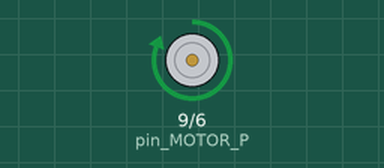
Bench run of a sketch on a simulated Arduino Uno, built with avr-gcc and run on an emulated ATmega328P. Parts: motor-driver pin pairs drawn as motors (green arrow = first pin HIGH = forward, orange = second pin HIGH = backward, longer = more drive).

Above: at 2.5 s.
At 11.7 s:
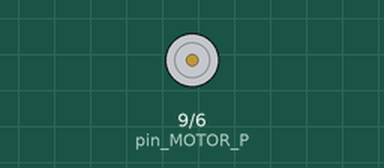
Timing chart, 0 to 15.9 s (numbered marks = the images above):
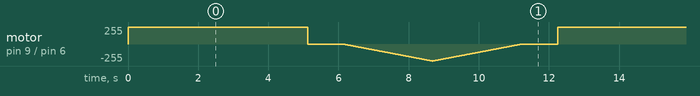

The sketch:

DC_Motor_control.ino
```cpp
int pin_MOTOR_N = 6;
int pin_MOTOR_P = 9;

void setup() {
  // put your setup code here, to run once:
  pinMode(pin_MOTOR_P, OUTPUT);
  pinMode(pin_MOTOR_N, OUTPUT);
  digitalWrite(pin_MOTOR_P, LOW);
  digitalWrite(pin_MOTOR_N, LOW);
}

void loop() {
  // put your main code here, to run repeatedly:
  int i;

  // 시계방향 회전
  for(i = 0; i < 256; i++){
    ClockWise(i);
    delay(10);
  }
  for(i = 255; i > 0; i--){
    ClockWise(i);
    delay(10);
  }
  MotorStop();
  delay(1000);

  // 반시계방향 회전
  for(i = 0; i < 256; i++){
    CountClockWise(i);
    delay(10);
  }
  for(i = 255; i > 0; i--){
    CountClockWise(i);
    delay(10);
  }
  MotorStop();
  delay(1000);
}

void ClockWise(int Speed){ // 시계방향으로 회전하는 함수
  digitalWrite(pin_MOTOR_N, LOW); // N off
  digitalWrite(pin_MOTOR_P, Speed); // P on
}

void CountClockWise(int Speed){ // 반시계방향으로 회전하는 함수
  analogWrite(pin_MOTOR_N, Speed);
  digitalWrite(pin_MOTOR_P, LOW);
}

void MotorStop(){ // 모터를 정지하는 함수
  digitalWrite(pin_MOTOR_N, LOW);
  digitalWrite(pin_MOTOR_P, LOW);
}
```
